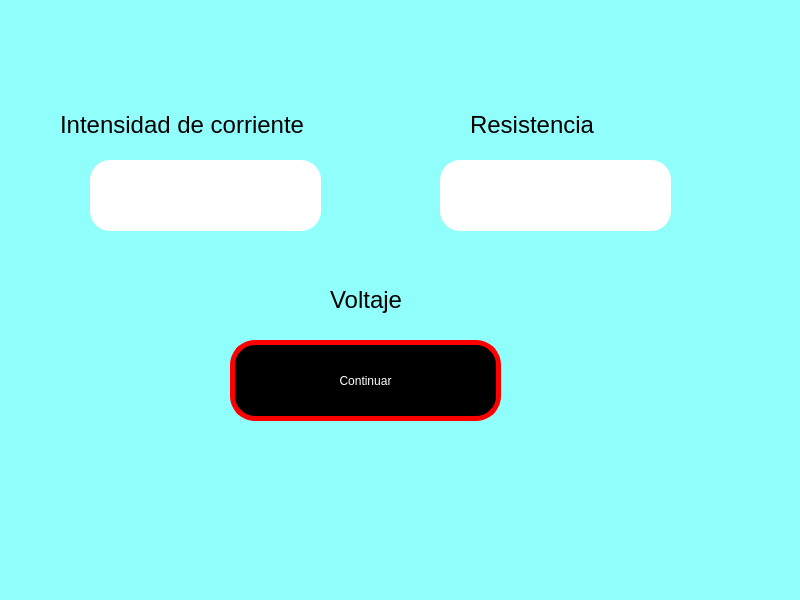
<?xml version="1.0" encoding="UTF-8"?>
<ui version="4.0">
 <class>MainWindow</class>
 <widget class="QMainWindow" name="MainWindow">
  <property name="geometry">
   <rect>
    <x>0</x>
    <y>0</y>
    <width>800</width>
    <height>600</height>
   </rect>
  </property>
  <property name="windowTitle">
   <string>MainWindow</string>
  </property>
  <property name="styleSheet">
   <string notr="true">background-color: rgb(144, 255, 252);</string>
  </property>
  <widget class="QWidget" name="centralwidget">
   <widget class="QPushButton" name="btn_sumar">
    <property name="geometry">
     <rect>
      <x>230</x>
      <y>340</y>
      <width>271</width>
      <height>81</height>
     </rect>
    </property>
    <property name="styleSheet">
     <string notr="true">background-color: rgb(0,0,0);
color: rgb(255,255,255);
border-radius:25px;
border:5px solid red</string>
    </property>
    <property name="text">
     <string>Continuar</string>
    </property>
   </widget>
   <widget class="QLineEdit" name="txt_A">
    <property name="geometry">
     <rect>
      <x>90</x>
      <y>160</y>
      <width>231</width>
      <height>71</height>
     </rect>
    </property>
    <property name="styleSheet">
     <string notr="true">background-color: rgb(255, 255, 255);
border-radius:20px</string>
    </property>
   </widget>
   <widget class="QLabel" name="label">
    <property name="geometry">
     <rect>
      <x>60</x>
      <y>110</y>
      <width>311</width>
      <height>31</height>
     </rect>
    </property>
    <property name="text">
     <string>&lt;html&gt;&lt;head/&gt;&lt;body&gt;&lt;p&gt;&lt;span style=&quot; font-size:18pt;&quot;&gt;Intensidad de corriente&lt;/span&gt;&lt;/p&gt;&lt;/body&gt;&lt;/html&gt;</string>
    </property>
   </widget>
   <widget class="QLineEdit" name="txt_B">
    <property name="geometry">
     <rect>
      <x>440</x>
      <y>160</y>
      <width>231</width>
      <height>71</height>
     </rect>
    </property>
    <property name="styleSheet">
     <string notr="true">background-color: rgb(255, 255, 255);
border-radius:20px</string>
    </property>
   </widget>
   <widget class="QLabel" name="label_2">
    <property name="geometry">
     <rect>
      <x>470</x>
      <y>110</y>
      <width>151</width>
      <height>31</height>
     </rect>
    </property>
    <property name="text">
     <string>&lt;html&gt;&lt;head/&gt;&lt;body&gt;&lt;p&gt;&lt;span style=&quot; font-size:18pt;&quot;&gt;Resistencia&lt;/span&gt;&lt;/p&gt;&lt;/body&gt;&lt;/html&gt;</string>
    </property>
   </widget>
   <widget class="QLabel" name="label_3">
    <property name="geometry">
     <rect>
      <x>330</x>
      <y>280</y>
      <width>111</width>
      <height>41</height>
     </rect>
    </property>
    <property name="text">
     <string>&lt;html&gt;&lt;head/&gt;&lt;body&gt;&lt;p&gt;&lt;span style=&quot; font-size:18pt;&quot;&gt;Voltaje&lt;/span&gt;&lt;/p&gt;&lt;/body&gt;&lt;/html&gt;</string>
    </property>
   </widget>
  </widget>
  <widget class="QMenuBar" name="menubar">
   <property name="geometry">
    <rect>
     <x>0</x>
     <y>0</y>
     <width>800</width>
     <height>26</height>
    </rect>
   </property>
  </widget>
  <widget class="QStatusBar" name="statusbar"/>
 </widget>
 <resources/>
 <connections/>
</ui>
